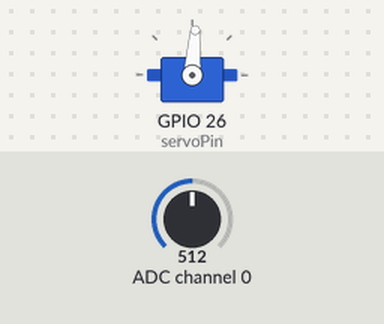
Bench run of a program on a simulated Raspberry Pi (BCM pin numbers). Parts: servo. The test bench sets the inputs (shaded band); at power-on: ADC channel 0 = 512 (analog values on the 0–1023 scale). Servo angles are drawn from the pulse width (0.5 ms = 0°, 2.5 ms = 180°); what the program prints to the terminal is not drawn.

Above: at 1.2 s.
1.3 s: ADC channel 0 set to 716
At 2.5 s:
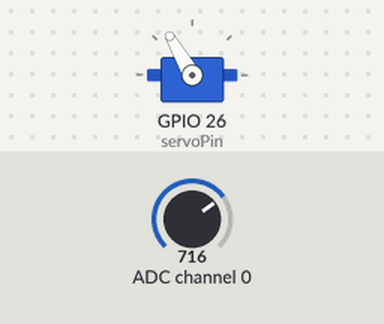
2.8 s: ADC channel 0 set to 900
At 3.8 s:
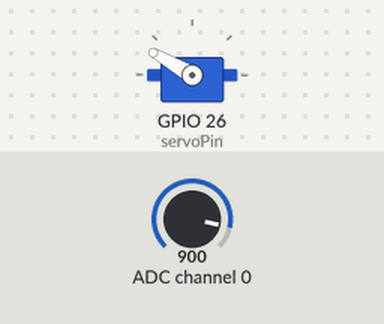
4.3 s: ADC channel 0 set to 1023
At 5.0 s:
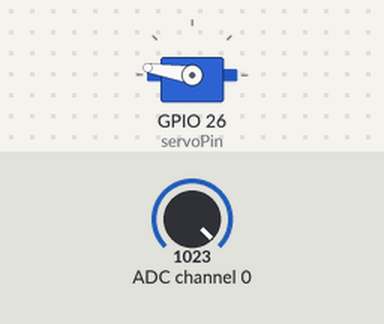
5.8 s: ADC channel 0 set to 306
At 6.2 s:
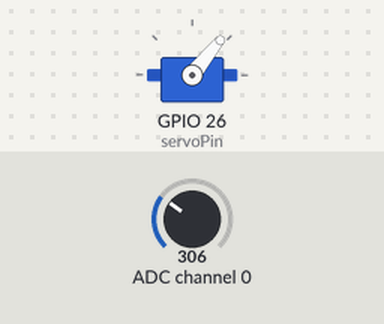
7.3 s: ADC channel 0 set to 0
At 8.5 s:
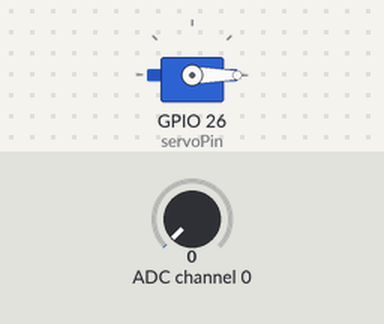
8.8 s: ADC channel 0 set to 122
At 9.6 s:
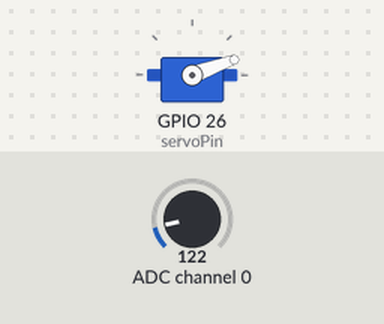
Timing chart, 0 to 11.3 s (numbered marks = the images above; inputs shaded):
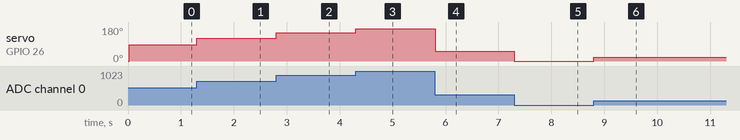

Measured:
- after the input at 1.3 s, servo on GPIO 26 (servoPin): 86° → 120° at once
- after the input at 2.8 s, servo on GPIO 26 (servoPin): 120° → 150° at once
- after the input at 4.3 s, servo on GPIO 26 (servoPin): 150° → 171° at once
- after the input at 5.8 s, servo on GPIO 26 (servoPin): 171° → 51° at once
- after the input at 7.3 s, servo on GPIO 26 (servoPin): 51° → 0° at once
- after the input at 8.8 s, servo on GPIO 26 (servoPin): 0° → 20° at once

The program:

pot_vals.py
```python
#!/usr/bin/python3

from gpiozero import MCP3008
from time import *
import RPi.GPIO as GPIO
import numpy as np

#try:
#    while True:
#        with MCP3008(channel=0) as pot:
#            print(pot.value)
#except KeyboardInterrupt:
#    print('ending script')

GPIO.setmode(GPIO.BCM)

servoPin=26
GPIO.setup(servoPin,GPIO.OUT)
pwm=GPIO.PWM(servoPin,50)
pwm.start(2.5)

# mapping pwm to pot input
def map(position,t):
    val = int(round(position,0))
    print('rounded val: ',val)
    if val == 1023:
        val = 1022
    servopos = t[val]
    print('servopos: ',servopos)
    pwm.ChangeDutyCycle(servopos)
#    sleep(.25)

try:
    while True:
        adcx=MCP3008(channel=0, device=0)
        position = (adcx.value*1023)
        print(position)
        t = np.arange(2.5,12,(9.5/1023))
#        print(len(t))
        map(position,t)
#        pwm.ChangeDutyCycle(servopos)
#    sleep(.25)

except KeyboardInterrupt:
    pass
pwm.stop()
GPIO.cleanup()
```
